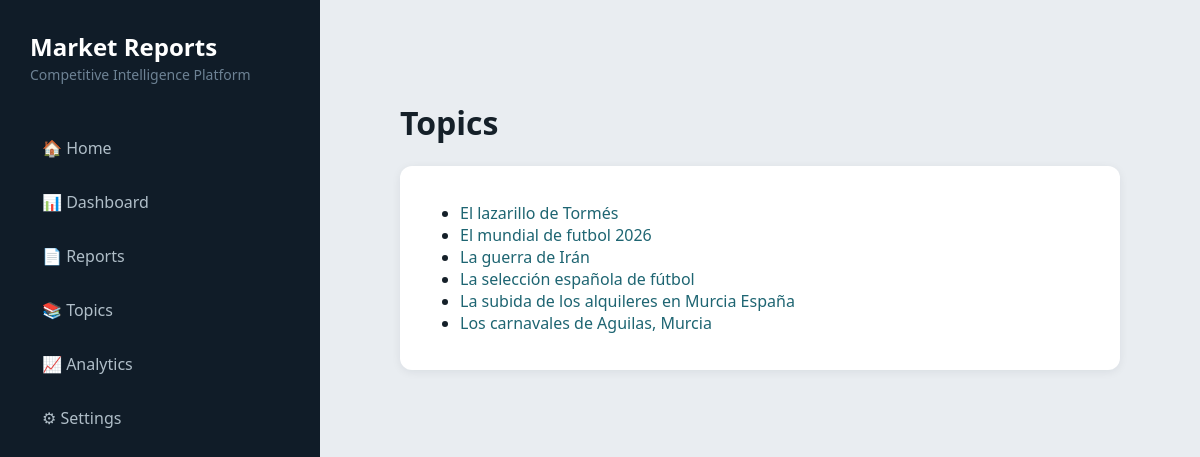
The page /topics on the database as committed earlier.
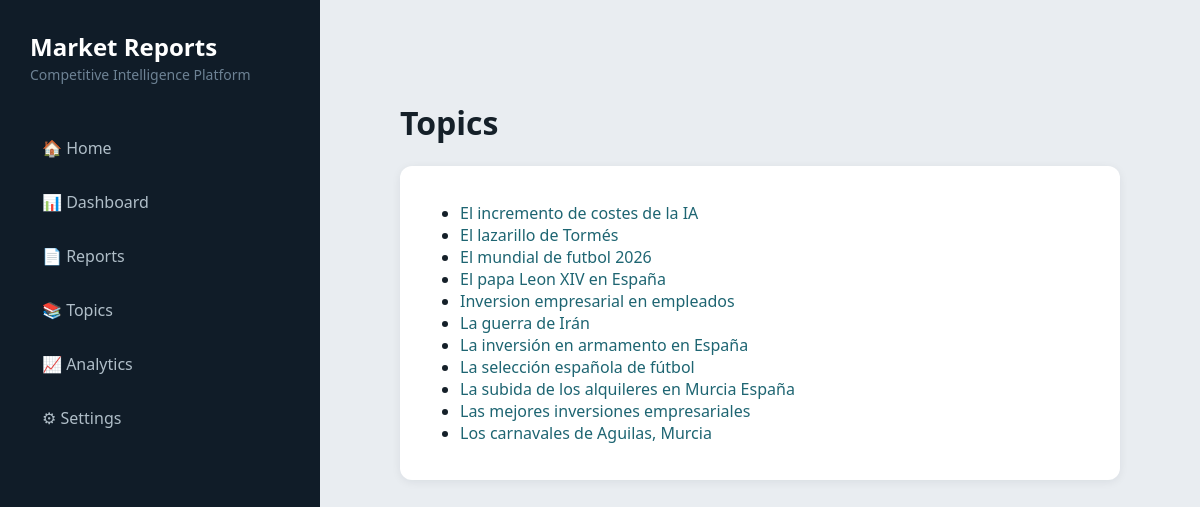
The same page on the database as committed later.
### tables this page shows
CREATE TABLE reports (

        id INTEGER PRIMARY KEY AUTOINCREMENT,

        topic TEXT NOT NULL,

        created_at TEXT NOT NULL,

        market_opportunity INTEGER,

        competitive_threat INTEGER,

        technology_maturity INTEGER,

        regulatory_risk INTEGER,

        investment_attractiveness INTEGER,

        markdown_path TEXT,

        pdf_path TEXT
    , md_path TEXT);

### app/dashboard/server.py (the view)
@app.get("/topics")
def topics_page(request: Request):
    reports = get_all_reports()
    topics = sorted(
        list(
            set(
                report[1]
                for report in reports
            )
        )
    )
    return templates.TemplateResponse(
        request=request,
        name="topics.html",
        context={
            "topics": topics
        }
    )

### app/dashboard/templates/topics.html
{% set title = "Topics" %}
{% extends "base.html" %}
{% block content %}
<h1>Topics</h1>
<div class="card">
    <ul>
        {% for topic in topics %}
        <li>
            <a href="/topic/{{ topic }}">
                {{ topic }}
            </a>
        </li>
        {% endfor %}
    </ul>
</div>
{% endblock %}

Rows that differ between the two databases and show on the page:
added reports: topic "El incremento de costes de la IA"
added reports: topic "El papa Leon XIV en España"
added reports: topic "Inversion empresarial en empleados"
added reports: topic "La inversión en armamento en España"
added reports: topic "Las mejores inversiones empresariales"
